Frame 1 (no input): blank canvas, image omitted
Frame 60 (no input): blank canvas, image omitted
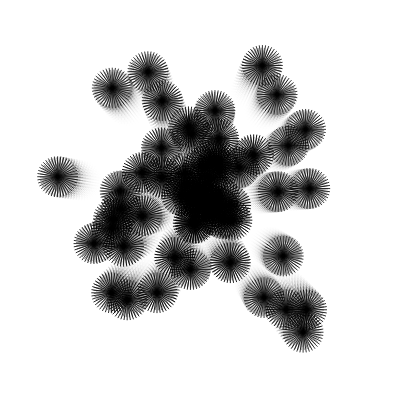
Frame 120 (the mouse pressed at the canvas centre since frame 60)

The p5.js sketch whose frames 1 and 60 were blank and that drew this single picture after the mouse press (run headless with seeded random() and noise() and a simulated clock; from frame 60 on, the mouse is pressed at the canvas centre):

// p5.js sketch
// ── sketch.js
Susuwataris = [];

function setup() {
  createCanvas(400, 400);
  // for (let i = 0; i < 20; i++) {
  //   let x = random(20, 300);
  //   let y = random(20, 300);
  //   let xs = random(-2, 3);
  //   let ys = random(-2, 3);
  //   Susuwataris[i] = new Susuwatari(x, y, xs, ys, 30);
  //}
}

function draw() {
  background(255, 100);

  //reference from Kota
  //https://editor.p5js.org/kk3632/sketches/UkXw06RYa
  if (mouseIsPressed) {
    let x = mouseX;
    let y = mouseY;
    let xs = random(-3, 3);
    let ys = random(-3, 3);
    Susuwataris.push(new Susuwatari(x, y, xs, ys, 20));
  }
  for (let i = 0; i < Susuwataris.length; i++) {
    Susuwataris[i].bounce();
    Susuwataris[i].display();
    
    if(Susuwataris[i].alpha <= 0){
      Susuwataris.splice(i, 1);
    }
  }
}

class Susuwatari {
  constructor(x, y, xs, ys, d) {
    this.d = d;
    this.x = x;
    this.y = y;
    this.xs = xs;
    this.ys = ys;
    this.alpha = 255;
  }

  bounce() {
    this.x += this.xs;
    this.y += this.ys;
    if (this.x > width - this.d / 2 || this.x < this.d / 2) {
      this.xs = this.xs * -1;
    }
    if (this.y > height - this.d / 2 || this.y < this.d / 2) {
      this.ys = this.ys * -1;
    }
  }

  display() {
    //Part 1
    // fill(0);
    // noStroke();
    // ellipse(this.x, this.y, this.d, this.d);

    //reference from https://editor.p5js.org/generative-design/sketches/P_2_0_01
    //http://www.generative-gestaltung.de/2/sketches/?01_P/P_2_0_01
    this.alpha -= 1;
    stroke(0, this.alpha);
    let angle = TAU / 40;
    for (let i = 0; i <= 39; i++) {
      let _x = cos(angle * i) * this.d + this.x;
      let _y = sin(angle * i) * this.d + this.y;

      line(this.x, this.y, _x, _y);
    }
  }
}
